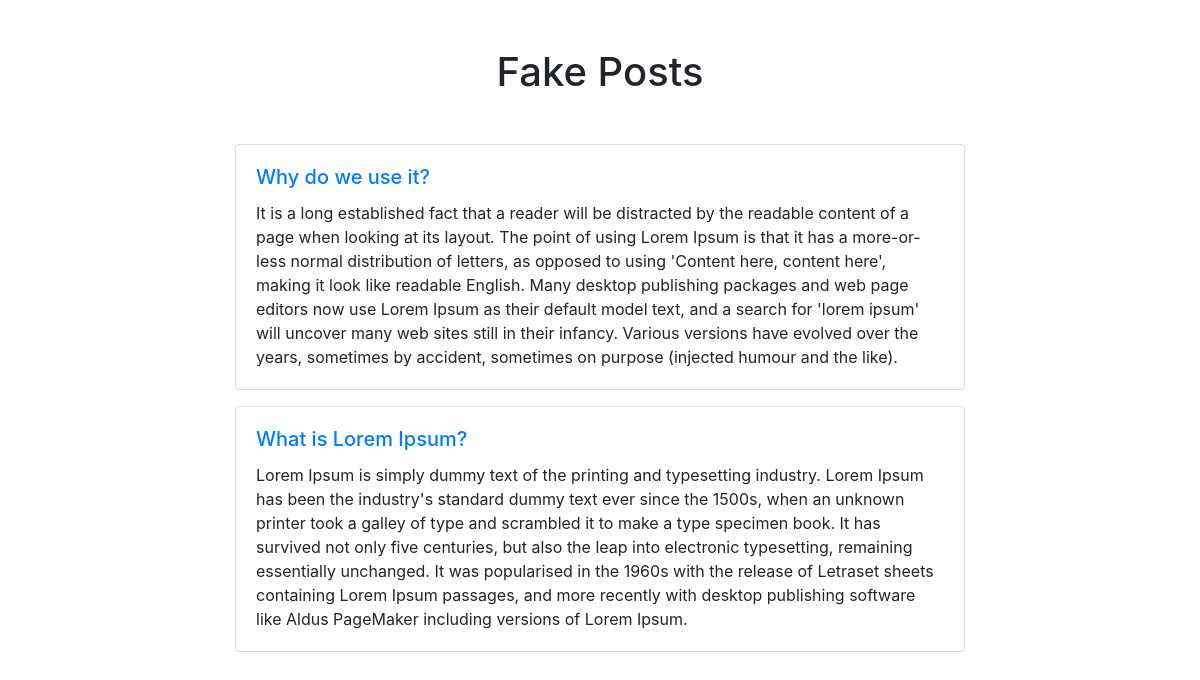
Screenshot of /blog/Fake/ with the database file from the repository.
### blog/models.py (models this page shows)
class Category(models.Model):
    name = models.CharField(max_length=25)

class Post(models.Model):
    title = models.CharField(max_length=255)
    body = models.TextField()
    created_on = models.DateTimeField(auto_now_add=True)
    last_modified = models.DateTimeField(auto_now=True)
    category = models.ManyToManyField(Category, related_name='posts')

### blog/views.py (the view)
# urls.py: path('<category>/', views.blog_category, name='blog_category')
def blog_category(request, category):
    posts = Post.objects.filter(
        category__name__contains=category
    ).order_by(
        '-created_on'
    )
    context = {
        'posts': posts,
        'category': category
    }
    return render(request, 'category.html', context)

### blog/templates/category.html
{% extends 'base.html' %}
{% block page_content %}
<div class="container">
    <h1 class="text-center my-5">{{category}} Posts</h1>
    <div class="row">
        <div class="col-md-2"></div>
        <div class="col-md-8">
            {% for post in posts %}
            <div class="card mb-3">
                <div class="card-body">
                    <h5 class="card-title"><a href="{% url 'details' post.pk %}">{{ post.title }}</a></h5>
                    <p class="card-text">{{ post.body }}</p>
                </div>
            </div>
            {% endfor %}
        </div>
    </div>
</div>
{% endblock %}

### rows the page displays
Category: name "Fake"
Post: title "Why do we use it?", body "It is a long established fact that a reader will be distracted by the readable content of a page when looking at its layout. The point of using Lorem Ipsum is that it has a more-or-less normal distribution of letters, as opposed to using 'Content here, content here', making it look like readable English. Many desktop publishing packages and web page editors now use Lorem Ipsum as their default model text, and a search for 'lorem ipsum' will uncover many web sites still in their infancy. Various versions have evolved over the years, sometimes by accident, sometimes on purpose (injected humour and the like)."
Post: title "What is Lorem Ipsum?", body "Lorem Ipsum is simply dummy text of the printing and typesetting industry. Lorem Ipsum has been the industry's standard dummy text ever since the 1500s, when an unknown printer took a galley of type and scrambled it to make a type specimen book. It has survived not only five centuries, but also the leap into electronic typesetting, remaining essentially unchanged. It was popularised in the 1960s with the release of Letraset sheets containing Lorem Ipsum passages, and more recently with desktop publishing software like Aldus PageMaker including versions of Lorem Ipsum."
